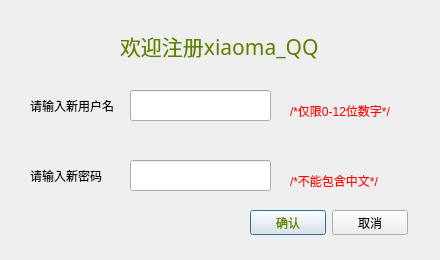
<?xml version="1.0" encoding="UTF-8"?>
<ui version="4.0">
 <class>RegisterDialog</class>
 <widget class="QDialog" name="RegisterDialog">
  <property name="geometry">
   <rect>
    <x>0</x>
    <y>0</y>
    <width>440</width>
    <height>260</height>
   </rect>
  </property>
  <property name="sizePolicy">
   <sizepolicy hsizetype="Fixed" vsizetype="Fixed">
    <horstretch>0</horstretch>
    <verstretch>0</verstretch>
   </sizepolicy>
  </property>
  <property name="windowTitle">
   <string>Dialog</string>
  </property>
  <property name="styleSheet">
   <string notr="true"/>
  </property>
  <widget class="QLineEdit" name="lineEdit">
   <property name="geometry">
    <rect>
     <x>130</x>
     <y>90</y>
     <width>141</width>
     <height>31</height>
    </rect>
   </property>
   <property name="inputMask">
    <string/>
   </property>
   <property name="text">
    <string/>
   </property>
   <property name="echoMode">
    <enum>QLineEdit::Normal</enum>
   </property>
  </widget>
  <widget class="QLineEdit" name="lineEdit_2">
   <property name="geometry">
    <rect>
     <x>130</x>
     <y>160</y>
     <width>141</width>
     <height>31</height>
    </rect>
   </property>
   <property name="echoMode">
    <enum>QLineEdit::Password</enum>
   </property>
   <property name="placeholderText">
    <string/>
   </property>
  </widget>
  <widget class="QLabel" name="label_2">
   <property name="geometry">
    <rect>
     <x>30</x>
     <y>90</y>
     <width>91</width>
     <height>31</height>
    </rect>
   </property>
   <property name="text">
    <string>请输入新用户名</string>
   </property>
  </widget>
  <widget class="QLabel" name="label_3">
   <property name="geometry">
    <rect>
     <x>30</x>
     <y>160</y>
     <width>91</width>
     <height>31</height>
    </rect>
   </property>
   <property name="text">
    <string>请输入新密码</string>
   </property>
  </widget>
  <widget class="QLabel" name="label_4">
   <property name="geometry">
    <rect>
     <x>290</x>
     <y>100</y>
     <width>111</width>
     <height>21</height>
    </rect>
   </property>
   <property name="styleSheet">
    <string notr="true">color: rgb(255, 0, 0);</string>
   </property>
   <property name="text">
    <string>/*仅限0-12位数字*/</string>
   </property>
  </widget>
  <widget class="QLabel" name="label_5">
   <property name="geometry">
    <rect>
     <x>290</x>
     <y>170</y>
     <width>101</width>
     <height>21</height>
    </rect>
   </property>
   <property name="styleSheet">
    <string notr="true">color: rgb(255, 0, 0);</string>
   </property>
   <property name="text">
    <string>/*不能包含中文*/</string>
   </property>
  </widget>
  <widget class="QLabel" name="label">
   <property name="enabled">
    <bool>true</bool>
   </property>
   <property name="geometry">
    <rect>
     <x>120</x>
     <y>20</y>
     <width>201</width>
     <height>51</height>
    </rect>
   </property>
   <property name="font">
    <font>
     <family>楷体</family>
     <pointsize>16</pointsize>
    </font>
   </property>
   <property name="styleSheet">
    <string notr="true">color: qlineargradient(spread:pad, x1:0, y1:0, x2:1, y2:0, stop:0 rgba(9, 41, 4, 255), stop:0.085 rgba(2, 79, 0, 255), stop:0.19 rgba(50, 147, 22, 255), stop:0.275 rgba(236, 191, 49, 255), stop:0.39 rgba(243, 61, 34, 255), stop:0.555 rgba(135, 81, 60, 255), stop:0.667 rgba(121, 75, 255, 255), stop:0.825 rgba(164, 255, 244, 255), stop:0.885 rgba(104, 222, 71, 255), stop:1 rgba(93, 128, 0, 255));</string>
   </property>
   <property name="text">
    <string>欢迎注册xiaoma_QQ</string>
   </property>
  </widget>
  <widget class="QWidget" name="">
   <property name="geometry">
    <rect>
     <x>250</x>
     <y>210</y>
     <width>158</width>
     <height>25</height>
    </rect>
   </property>
   <layout class="QHBoxLayout" name="horizontalLayout">
    <item>
     <widget class="QPushButton" name="pushButton">
      <property name="styleSheet">
       <string notr="true">color: qlineargradient(spread:pad, x1:0, y1:0, x2:1, y2:0, stop:0 rgba(9, 41, 4, 255), stop:0.085 rgba(2, 79, 0, 255), stop:0.19 rgba(50, 147, 22, 255), stop:0.275 rgba(236, 191, 49, 255), stop:0.39 rgba(243, 61, 34, 255), stop:0.555 rgba(135, 81, 60, 255), stop:0.667 rgba(121, 75, 255, 255), stop:0.825 rgba(164, 255, 244, 255), stop:0.885 rgba(104, 222, 71, 255), stop:1 rgba(93, 128, 0, 255));</string>
      </property>
      <property name="text">
       <string>确认</string>
      </property>
     </widget>
    </item>
    <item>
     <widget class="QPushButton" name="pushButton_2">
      <property name="text">
       <string>取消</string>
      </property>
     </widget>
    </item>
   </layout>
  </widget>
 </widget>
 <resources/>
 <connections/>
</ui>
